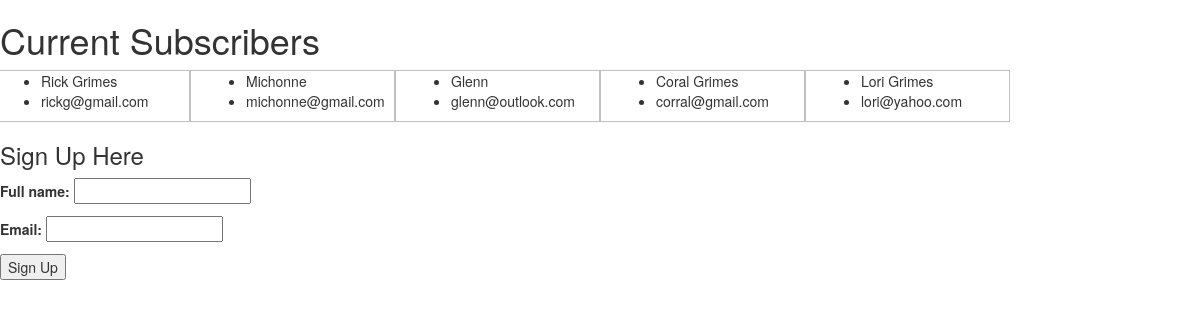
Page /newsletter/ on the earlier database version.
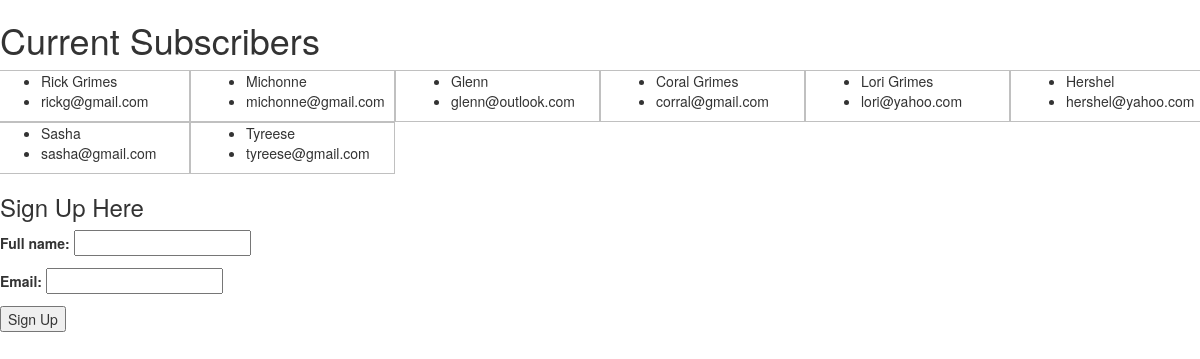
Same page on the later database version.
### newsletter/models.py (models this page shows, shortened)
class SignUp(models.Model):
    email = models.EmailField(unique=True)
    full_name = models.CharField(max_length=120, blank=False, null=True)
    timestamp = models.DateTimeField(auto_now_add=True, auto_now=False)
    updated = models.DateTimeField(auto_now_add=False, auto_now=True)

### newsletter/views.py (the view)
def home(request):
    form = SignUpForm(request.POST or None)
    signup_title = "Sign Up Here"
    receivers = SignUp.objects.all()
    if form.is_valid():
        instance = form.save(commit=False)
        instance.save()
        signup_title = "Thank you!"
    context = {
        "form": form,
        "receivers": receivers,
        "signup_title": signup_title,
    }
    template = "home.html"
    return render(request, template, context)

### newsletter/forms.py (shortened to what this page needs)
class SignUpForm(forms.ModelForm):
    class Meta:
        model = SignUp
        fields = [
            'full_name',
            'email',
        ]

### templates/home.html (shortened to what this page needs)
{% extends 'base.html' %}
{% block content %}
    <h1>Current Subscribers</h1>
    <div class="row">
        {% for receiver in receivers %}
            <div class="col-sm-2">
                <ul>
                    <li>{{ receiver.full_name }}</li>
                    <li>{{ receiver.email }}</li>
                </ul>
            </div>
        {% endfor %}
    </div>
    <h3>{{ signup_title }}</h3>
    <form method="POST"> {% csrf_token %}
        {{ form.as_p }}
        <input type="submit" value="Sign Up">
    </form>
{% endblock content %}

Differences in the rows shown:
added SignUp: full_name "Hershel", email "hershel@yahoo.com"
added SignUp: full_name "Sasha", email "sasha@gmail.com"
added SignUp: full_name "Tyreese", email "tyreese@gmail.com"
